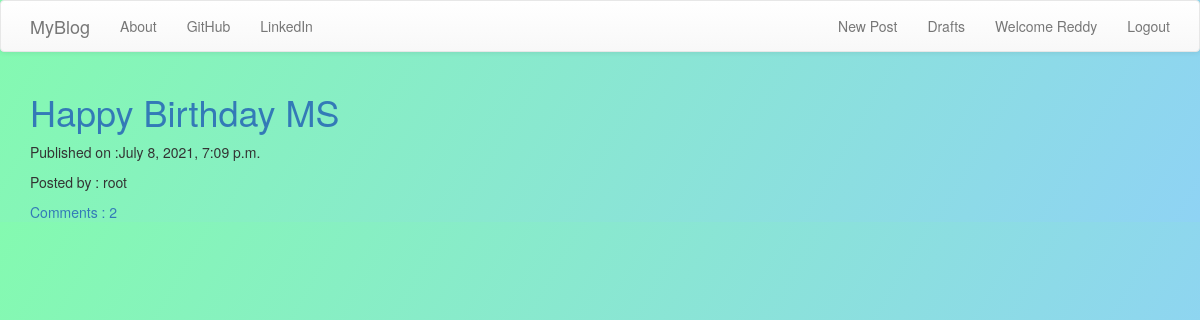
Screenshot of / (signed in) with the database file from the repository.
### blogs/models.py (models this page shows, shortened)
class Post(models.Model):
    author = models.ForeignKey(User, on_delete=models.CASCADE)
    title = models.CharField(max_length=100)
    text = models.TextField()
    create_date = models.DateTimeField(default=timezone.now())
    publish_date = models.DateTimeField(blank=True, null=True)
    def approved_comments(self):
        return self.comments.filter(approved_comment=True)

### blogs/views.py (the view)
# urls.py: path("", views.PostListView.as_view(), name="post_list"),
class PostListView(LoginRequiredMixin, ListView):
    login_url = "accounts/login/"
    model = models.Post
    def get_queryset(self):
        qs = super().get_queryset()
        return qs.filter(publish_date__lte=timezone.now()).order_by("-publish_date")

### blogs/templates/blogs/post_list.html
{% extends 'blogs/base.html' %}
{% block content %}
{% for post in post_list %}
    <div class="stageceneter">
        <div class="post">
            <h1><a href="{% url 'post_detail' pk=post.pk%}">{{post.title}}</a></h1>
        </div>
        {% if post.publish_date %}
            <div class="date">
                <p>Published on :{{post.publish_date}}</p>
                <p>Posted by : {{post.author}}</p>
            </div>
        {% else %}
            <div class="date">
                <p>Not yet published</p>
            </div>
        {%endif%}
            <a href="{% url 'post_detail' pk=post.pk %}">Comments : {{post.approved_comments.count }}</a>
    </div>
{%endfor%}
{% endblock %}

### blogs/templates/blogs/base.html (shortened to what this page needs)
<!DOCTYPE html>
{% load static %}
<html>
  <head>
    <link
      rel="stylesheet"
      href="https://maxcdn.bootstrapcdn.com/bootstrap/3.3.7/css/bootstrap.min.css"
    />
    <link
      rel="stylesheet"
      href="https://maxcdn.bootstrapcdn.com/bootstrap/3.3.7/css/bootstrap-theme.min.css"
    />
    <link
      rel="stylesheet"
      href="//cdn.jsdelivr.net/npm/medium-editor@latest/dist/css/medium-editor.min.css"
      type="text/css"
      media="screen"
      charset="utf-8"
    />
    <link rel='stylesheet' href='{% static 'css/blogs.css' %}'>
  </head>
  <body>
    <nav class="navbar navbar-default">
      <div class="container">
        <ul class="nav navbar-nav">
          <li>
            <a class="navbar-brand" href="{% url 'post_list' %}">MyBlog</a></li>
          <li><a href="{% url 'about'%}">About</a></li>
          <li><a href="https://github.com/NagaTrivikramReddy777">GitHub</a></li>
          <li><a href="https://in.linkedin.com/">LinkedIn</a></li>
        </ul>
        <ul class="nav navbar-nav navbar-right">
          {% if user.is_authenticated %}
          <li>
            <a href="{% url 'post_new'%}">New Post</a>
          </li>
          <li>
            <a href="{% url 'draft_list'%}">Drafts</a>
          </li>
          <li>
            <a>Welcome {{user.username}}</a>
          </li>
          <li>
            <a href="{% url 'logout'%}">Logout</a>
          </li>
            {% else %}
            <li>
            <a href="{% url 'signup'%}"><span class="glyphicon glyphicon-user"></span>SignUp</a>
          </li>
          {%endif%}
        </ul>
      </div>
    </nav>
    <div class='content container'>
      <div class="row">
        <div class="col-md-8">
          <div class="blog_posts">
            {% block content %}
            {% endblock %}
          </div>
        </div>
      </div>
    </div>
  </body>
</html>

### blogs/static/css/blogs.css (style rules this page uses)
body { background-image: linear-gradient(120deg, #84fab0 0%, #8fd3f4 100%); }

### rows the page displays
Post: title "Happy Birthday MS", publish_date "July 8, 2021, 7:09 p.m.", author "root", approved_comments.count "2"

### other values shown
{{ user.username }} "Reddy"
